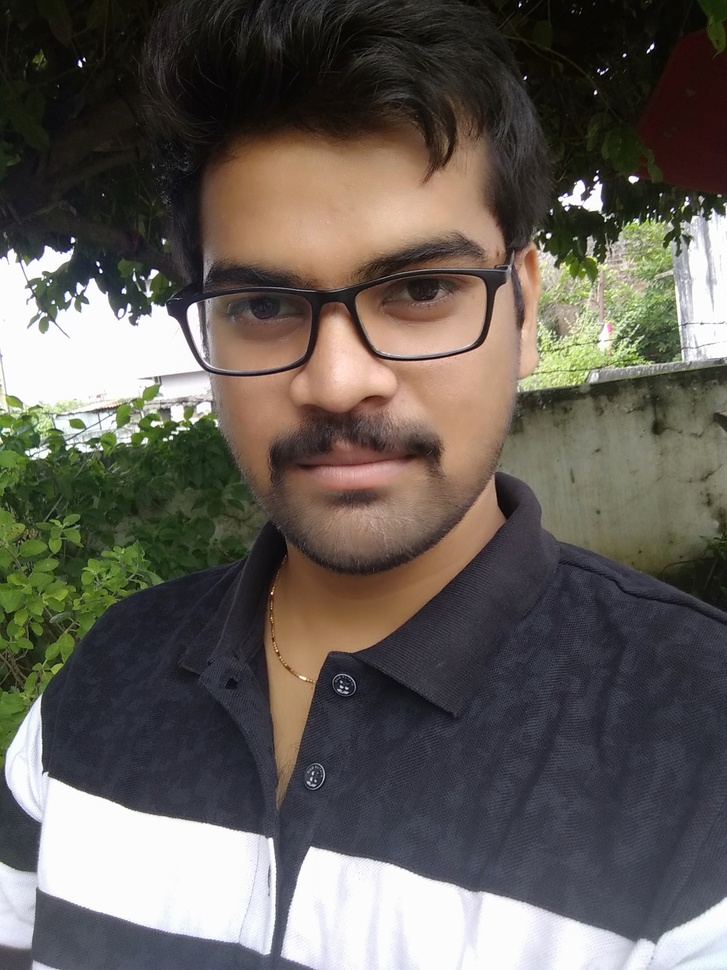
#> input picture Image to Pencil Sketch/test_pic.jpg, 727 x 970 px, shrunk from 1944 x 2592 before the run
$ jupyter execute 'Image to Pencil Sketch.ipynb'
#> lines starting #> are read from the running program, lines starting #| are printed output that depends on the picture
# LGMVIP
## Task 1 : Image to Pencil Sketch with Python

### Gunashekar Chenna
### SNIST

### Importing libraries

[cell 1]
import cv2
import matplotlib.pyplot as plt

### Reading the local image in the directory

[cell 2]
img = cv2.imread("test_pic.jpg")
#> img is the input picture: shape (970, 727, 3); mean B, G, R 87.2, 93.7, 99.3

### displaying BGR and converted BGR to RGB images

[cell 3]
plt.figure(figsize=(14,8))
plt.subplot(1,2,1)
plt.title('Original image', size=18)
plt.imshow(img)
plt.axis("off")
plt.subplot(1,2,2)
plt.title('Crafted image', size=18)
plt.imshow(img[:,:,::-1])
plt.axis("off")
plt.show()
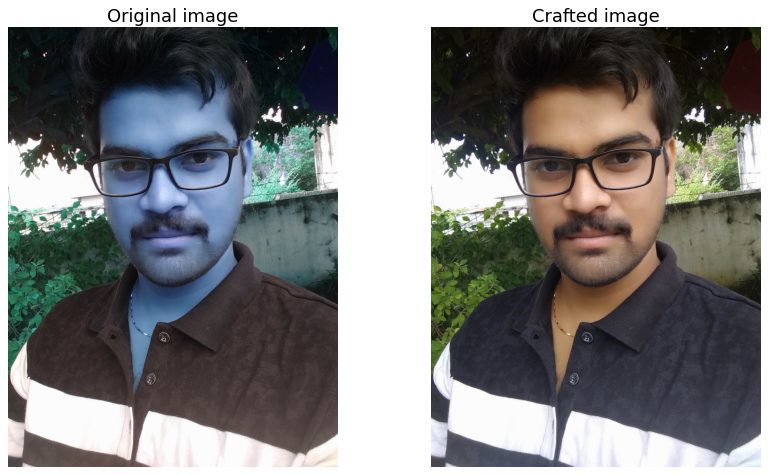
#> figure drawn by matplotlib, 2 panels; B, G, R data is drawn as R, G, B

[cell 4]
RGB_img = cv2.cvtColor(img, cv2.COLOR_BGR2RGB)
plt.imshow(RGB_img)
plt.axis(False)
plt.show()

### Convert to Grey Image

[cell 5]
grey_img=cv2.cvtColor(img, cv2.COLOR_BGR2GRAY)
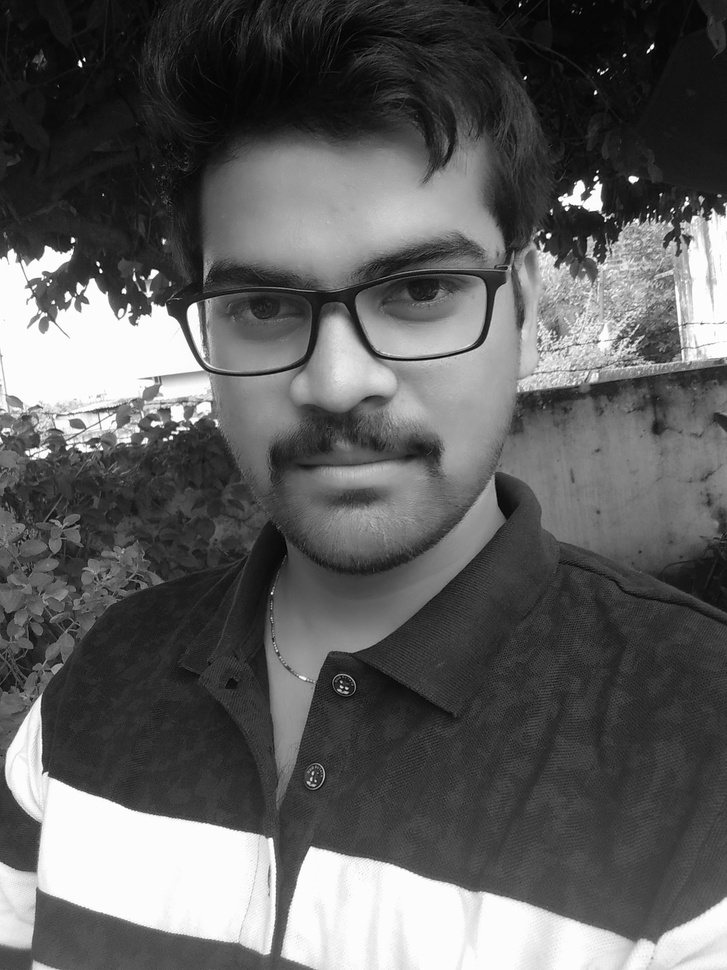
#> grey_img: shape (970, 727); min 0, max 255, mean 94.6
plt.imshow(grey_img)
plt.axis(False)
plt.show()

### Invert Image

[cell 6]
invert_img=cv2.bitwise_not(grey_img)
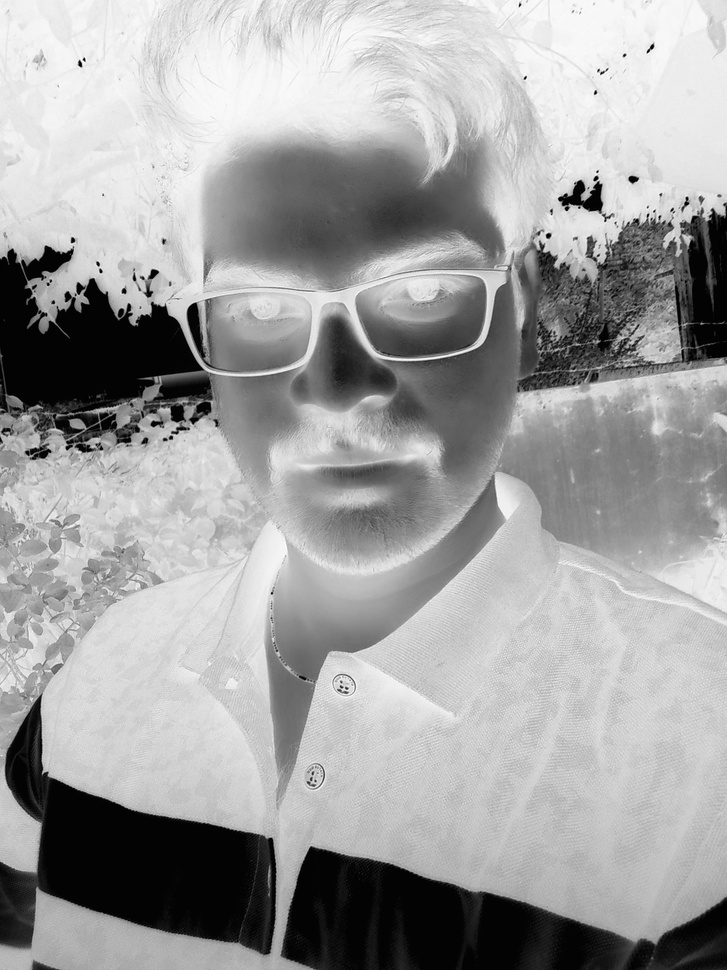
#> invert_img: shape (970, 727); min 0, max 255, mean 160.4
plt.imshow(invert_img)
plt.axis(False)
plt.show()

### Blur image

[cell 7]
blur_img=cv2.GaussianBlur(invert_img, (111,111),0)
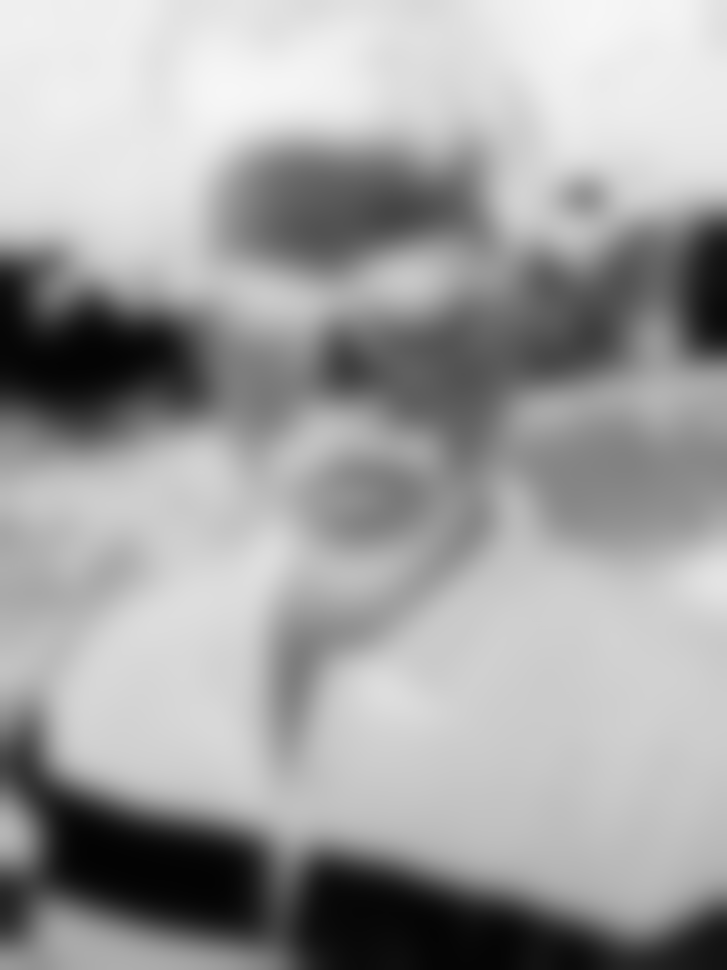
#> blur_img: shape (970, 727); min 3, max 246, mean 160.4
plt.imshow(blur_img)
plt.axis(False)
plt.show()

### invert Image again

[cell 8]
invblur_img=cv2.bitwise_not(blur_img)
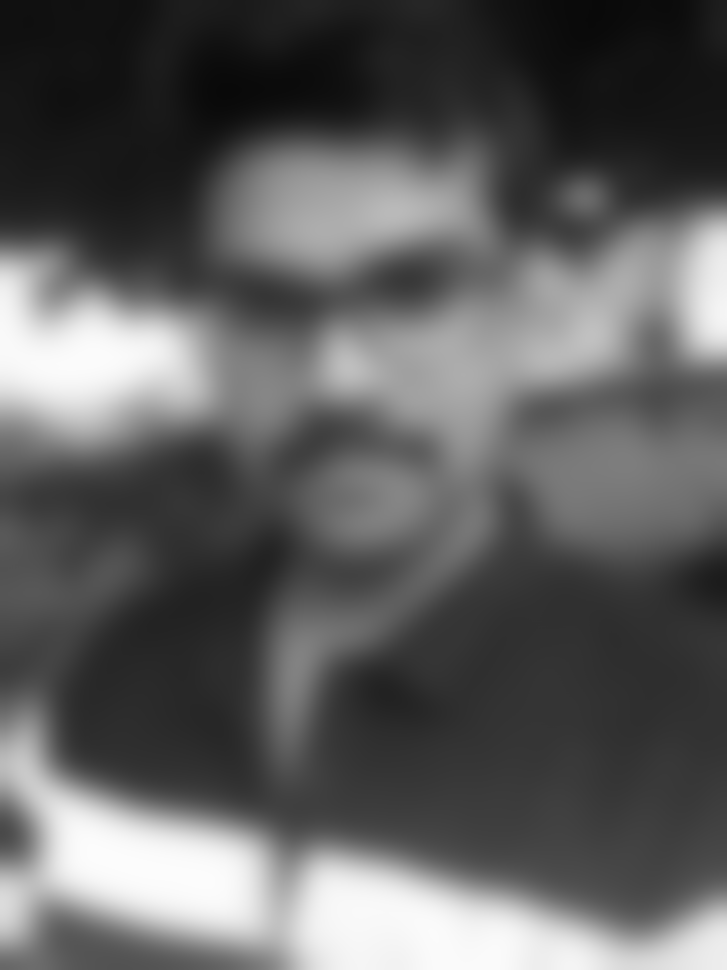
#> invblur_img: shape (970, 727); min 9, max 252, mean 94.6
plt.imshow(invblur_img)
plt.axis(False)
plt.show()

### The sketch can be obtained by performing bit-wise division

[cell 9]
sketch_img=cv2.divide(grey_img,invblur_img, scale=256.0)
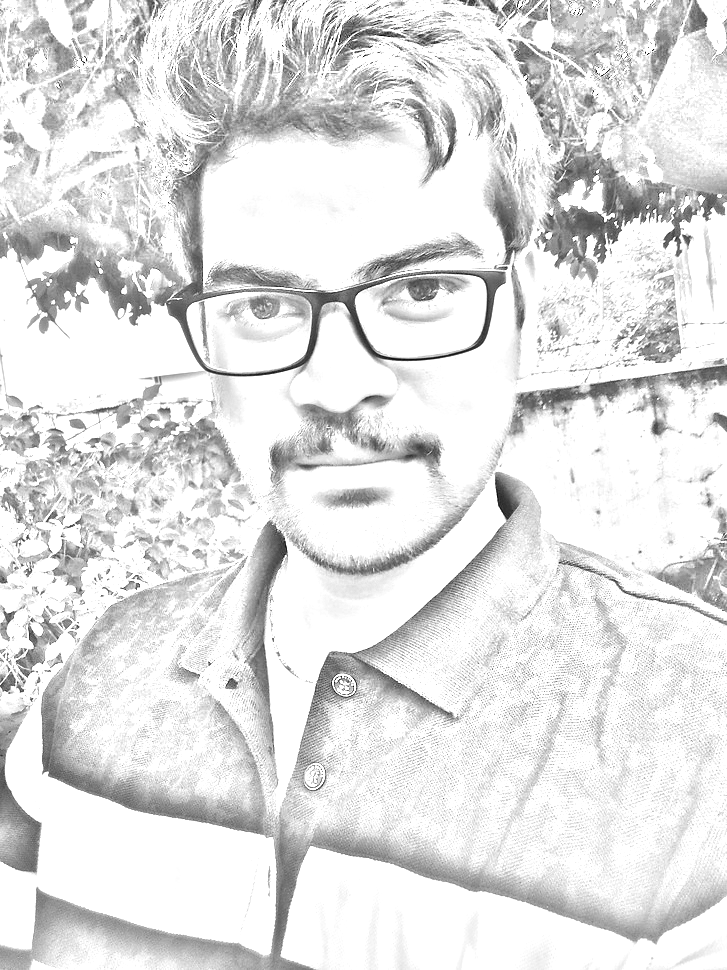
#> sketch_img: shape (970, 727); min 0, max 255, mean 225.3
plt.imshow(sketch_img)
plt.axis("off")
plt.show()

### Original Image and Sketch

[cell 10]
plt.figure(figsize=(14,8))
plt.subplot(1,2,1)
plt.title('Original image', size=18)
plt.imshow(RGB_img)
plt.axis('off')
plt.subplot(1,2,2)
plt.title('Sketch', size=18)
rgb_sketch=cv2.cvtColor(sketch_img, cv2.COLOR_BGR2RGB)
plt.imshow(rgb_sketch)
plt.axis('off')
plt.show()
